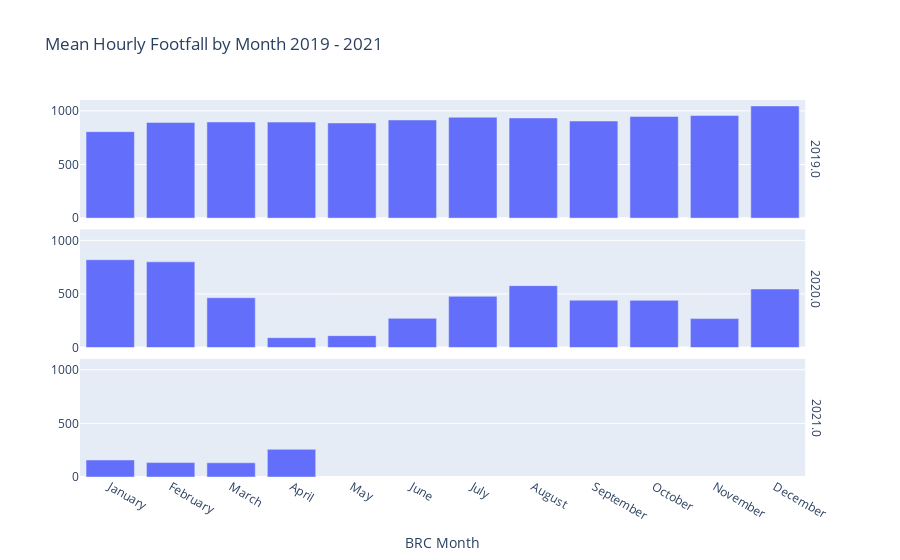

Here is the notebook cell this chart was saved with:
### Markdown cell above
### What has the impact of lockdown policies been on footfall in Leeds City Centre?

The bar charts below show mean hourly footfall over each month for 2019, 2020 and 2021.  Initially visualising the data like this has helped to identify gaps in the data so creating a cleaner dataset for analysis.  It also provides a useful high level overview of the impacts of lockdown on footfall in Leeds City Centre over most of 2020 and all 2021 compared to 'business as usual' in 2019.  The immediate drop in March after restrictions were implemented is just one indication of the impacts, felt throughout the year as shown by the variation in height of the bars.

Where possible, British Retail Consortium (BRC) frequencies have been used to subset and analyse the data, rather than extracting them directly from the DateTime field.  This allowed sense checks to be undertaken against the official Springboard reports during analysis.

### Code cell
data_18to20 = footfalldf.loc[footfalldf.BRCYear >= 2019]
data_18to20 = mean_hourly(data_18to20,"month")

fig = px.bar(data_18to20,
             x='BRCMonth',y='Count',title="Mean Hourly Footfall by Month 2019 - 2021",
             facet_row='BRCYear',
             category_orders={"BRCYear": [2019,2020,2021],
                              "BRCMonth": Months},
             labels={"Count": "","BRCMonth": "BRC Month"})
fig.for_each_annotation(lambda a: a.update(text=a.text.split("=")[-1]))

fig.show()

### Figure 1 — Plotly figure (JSON) as saved in the notebook; plotly's stock layout.template omitted (floating-point values rounded to 4 significant figures)
{"data": [{"alignmentgroup": "True", "hovertemplate": "BRCYear=2019.0<br>BRC Month=%{x}<br>=%{y}<extra></extra>", "legendgroup": "", "marker": {"color": "#636efa"}, "name": "", "offsetgroup": "", "orientation": "v", "showlegend": false, "textposition": "auto", "type": "bar", "x": ["January", "February", "March", "April", "May", "June", "July", "August", "September", "October", "November", "December"], "xaxis": "x3", "y": [806.5, 892.1, 896.9, 895.6, 887.4, 915.5, 941.2, 934.7, 905.7, 948.8, 957.1, 1047.0], "yaxis": "y3"}, {"alignmentgroup": "True", "hovertemplate": "BRCYear=2020.0<br>BRC Month=%{x}<br>=%{y}<extra></extra>", "legendgroup": "", "marker": {"color": "#636efa"}, "name": "", "offsetgroup": "", "orientation": "v", "showlegend": false, "textposition": "auto", "type": "bar", "x": ["January", "February", "March", "April", "May", "June", "July", "August", "September", "October", "November", "December"], "xaxis": "x2", "y": [819.5, 799.7, 464.8, 92.49, 111.2, 272.4, 478.1, 577.7, 441.9, 440.4, 270.2, 546.3], "yaxis": "y2"}, {"alignmentgroup": "True", "hovertemplate": "BRCYear=2021.0<br>BRC Month=%{x}<br>=%{y}<extra></extra>", "legendgroup": "", "marker": {"color": "#636efa"}, "name": "", "offsetgroup": "", "orientation": "v", "showlegend": false, "textposition": "auto", "type": "bar", "x": ["January", "February", "March", "April"], "xaxis": "x", "y": [158.8, 134.3, 132.7, 258.2], "yaxis": "y"}], "layout": {"annotations": [{"font": {}, "showarrow": false, "text": "2021.0", "textangle": 90, "x": 0.98, "xanchor": "left", "xref": "paper", "y": 0.1567, "yanchor": "middle", "yref": "paper"}, {"font": {}, "showarrow": false, "text": "2020.0", "textangle": 90, "x": 0.98, "xanchor": "left", "xref": "paper", "y": 0.5, "yanchor": "middle", "yref": "paper"}, {"font": {}, "showarrow": false, "text": "2019.0", "textangle": 90, "x": 0.98, "xanchor": "left", "xref": "paper", "y": 0.8433, "yanchor": "middle", "yref": "paper"}], "barmode": "relative", "legend": {"tracegroupgap": 0}, "title": {"text": "Mean Hourly Footfall by Month 2019 - 2021"}, "xaxis": {"anchor": "y", "categoryarray": ["January", "February", "March", "April", "May", "June", "July", "August", "September", "October", "November", "December"], "categoryorder": "array", "domain": [0.0, 0.98], "title": {"text": "BRC Month"}}, "xaxis2": {"anchor": "y2", "domain": [0.0, 0.98], "matches": "x", "showticklabels": false}, "xaxis3": {"anchor": "y3", "domain": [0.0, 0.98], "matches": "x", "showticklabels": false}, "yaxis": {"anchor": "x", "domain": [0.0, 0.3133], "title": {"text": ""}}, "yaxis2": {"anchor": "x2", "domain": [0.3433, 0.6567], "matches": "y", "title": {"text": ""}}, "yaxis3": {"anchor": "x3", "domain": [0.6867, 1.0], "matches": "y", "title": {"text": ""}}}}
